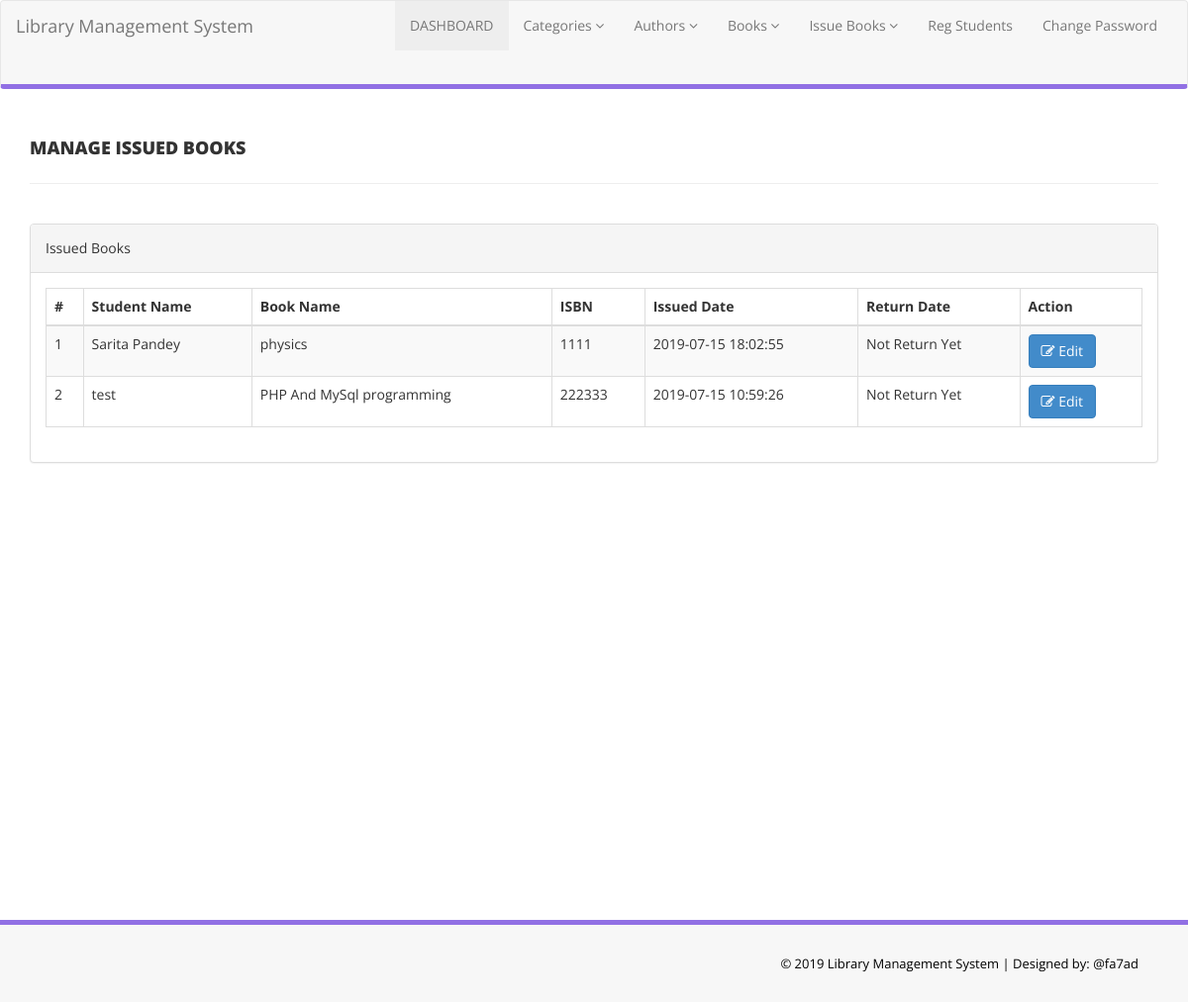
The app's page /app/src/admin/manage-issued-books.php (signed in) with its own data.
### tables this page shows
CREATE TABLE `tblissuedbookdetails` (
  `id` int(11) NOT NULL,
  `BookId` int(11) DEFAULT NULL,
  `StudentID` varchar(150) DEFAULT NULL,
  `IssuesDate` timestamp NULL DEFAULT CURRENT_TIMESTAMP,
  `ReturnDate` timestamp NULL DEFAULT NULL ON UPDATE CURRENT_TIMESTAMP,
  `RetrunStatus` int(1) DEFAULT NULL,
  `fine` int(11) DEFAULT NULL
);

CREATE TABLE `tblstudents` (
  `id` int(11) NOT NULL,
  `StudentId` varchar(100) DEFAULT NULL,
  `FullName` varchar(120) DEFAULT NULL,
  `EmailId` varchar(120) DEFAULT NULL,
  `MobileNumber` char(11) DEFAULT NULL,
  `Password` varchar(120) DEFAULT NULL,
  `Status` int(1) DEFAULT NULL,
  `RegDate` timestamp NULL DEFAULT CURRENT_TIMESTAMP,
  `UpdationDate` timestamp NULL DEFAULT NULL ON UPDATE CURRENT_TIMESTAMP
);

CREATE TABLE `tblbooks` (
  `id` int(11) NOT NULL,
  `BookName` varchar(255) DEFAULT NULL,
  `CatId` int(11) DEFAULT NULL,
  `AuthorId` int(11) DEFAULT NULL,
  `ISBNNumber` int(11) DEFAULT NULL,
  `BookPrice` int(11) DEFAULT NULL,
  `RegDate` timestamp NULL DEFAULT CURRENT_TIMESTAMP,
  `UpdationDate` timestamp NULL DEFAULT NULL ON UPDATE CURRENT_TIMESTAMP
);

### app/src/admin/manage-issued-books.php (the view, shortened to what this page needs)
<?php
include('includes/config.php');
?>
<!DOCTYPE html>
<html lang="en">
<head>
    <link href="assets/css/bootstrap.css" rel="stylesheet" />
    <link href="assets/css/font-awesome.css" rel="stylesheet" />
    <link href="assets/js/dataTables/dataTables.bootstrap.css" rel="stylesheet" />
    <link href="assets/css/style.css" rel="stylesheet" />
</head>
<body>
    <?php include('includes/header.php'); ?>
    <div class="content-wrapper">
        <div class="container">
            <div class="row pad-botm">
                <div class="col-md-12">
                    <h4 class="header-line">Manage Issued Books</h4>
                </div>
                <div class="row">
                </div>
            </div>
            <div class="row">
                <div class="col-md-12">
                    <div class="panel panel-default">
                        <div class="panel-heading">
                            Issued Books
                        </div>
                        <div class="panel-body">
                            <div class="table-responsive">
                                <table class="table table-striped table-bordered table-hover" id="dataTables-example">
                                    <thead>
                                        <tr>
                                            <th>#</th>
                                            <th>Student Name</th>
                                            <th>Book Name</th>
                                            <th>ISBN </th>
                                            <th>Issued Date</th>
                                            <th>Return Date</th>
                                            <th>Action</th>
                                        </tr>
                                    </thead>
                                    <tbody>
                                        <?php $sql = "SELECT tblstudents.FullName,tblbooks.BookName,tblbooks.ISBNNumber,tblissuedbookdetails.IssuesDate,tblissuedbookdetails.ReturnDate,tblissuedbookdetails.id as rid from  tblissuedbookdetails join tblstudents on tblstudents.StudentId=tblissuedbookdetails.StudentId join tblbooks on tblbooks.id=tblissuedbookdetails.BookId order by tblissuedbookdetails.id desc";
                                        $query = $dbh->prepare($sql);
                                        $query->execute();
                                        $results = $query->fetchAll(PDO::FETCH_OBJ);
                                        $cnt = 1;
                                        if ($query->rowCount() > 0) {
                                            foreach ($results as $result) {               ?>
                                                <tr class="odd gradeX">
                                                    <td class="center"><?php echo htmlentities($cnt); ?></td>
                                                    <td class="center"><?php echo htmlentities($result->FullName); ?></td>
                                                    <td class="center"><?php echo htmlentities($result->BookName); ?></td>
                                                    <td class="center"><?php echo htmlentities($result->ISBNNumber); ?></td>
                                                    <td class="center"><?php echo htmlentities($result->IssuesDate); ?></td>
                                                    <td class="center"><?php if ($result->ReturnDate == "") {
                                                                            echo htmlentities("Not Return Yet");
                                                                        } else {
                                                                            echo htmlentities($result->ReturnDate);
                                                                        }
                                                                        ?></td>
                                                    <td class="center">
                                                        <a href="update-issue-bookdeails.php?rid=<?php echo htmlentities($result->rid); ?>"><button class="btn btn-primary"><i class="fa fa-edit "></i> Edit</button>
                                                    </td>
                                                </tr>
                                        <?php $cnt = $cnt + 1;
                                            }
                                        } ?>
                                    </tbody>
                                </table>
                            </div>
                        </div>
                    </div>
                </div>
            </div>
        </div>
    </div>
    <?php include('includes/footer.php'); ?>
</body>
</html>

### app/src/admin/assets/css/style.css (style rules this page uses)
.content-wrapper { margin-top: 40px; min-height:800px; padding-bottom:90px; }
.header-line { font-weight:900; padding-bottom:25px; border-bottom:1px solid #eeeeee; text-transform:uppercase; }
.pad-botm { padding-bottom:30px; }

### records on screen
tblissuedbookdetails: tblstudents.FullName "Sarita Pandey", BookId.BookName "physics", BookId.ISBNNumber "1111", IssuesDate "2019-07-15 18:02:55"
tblissuedbookdetails: tblstudents.FullName "test", BookId.BookName "PHP And MySql programming", BookId.ISBNNumber "222333", IssuesDate "2019-07-15 10:59:26"
